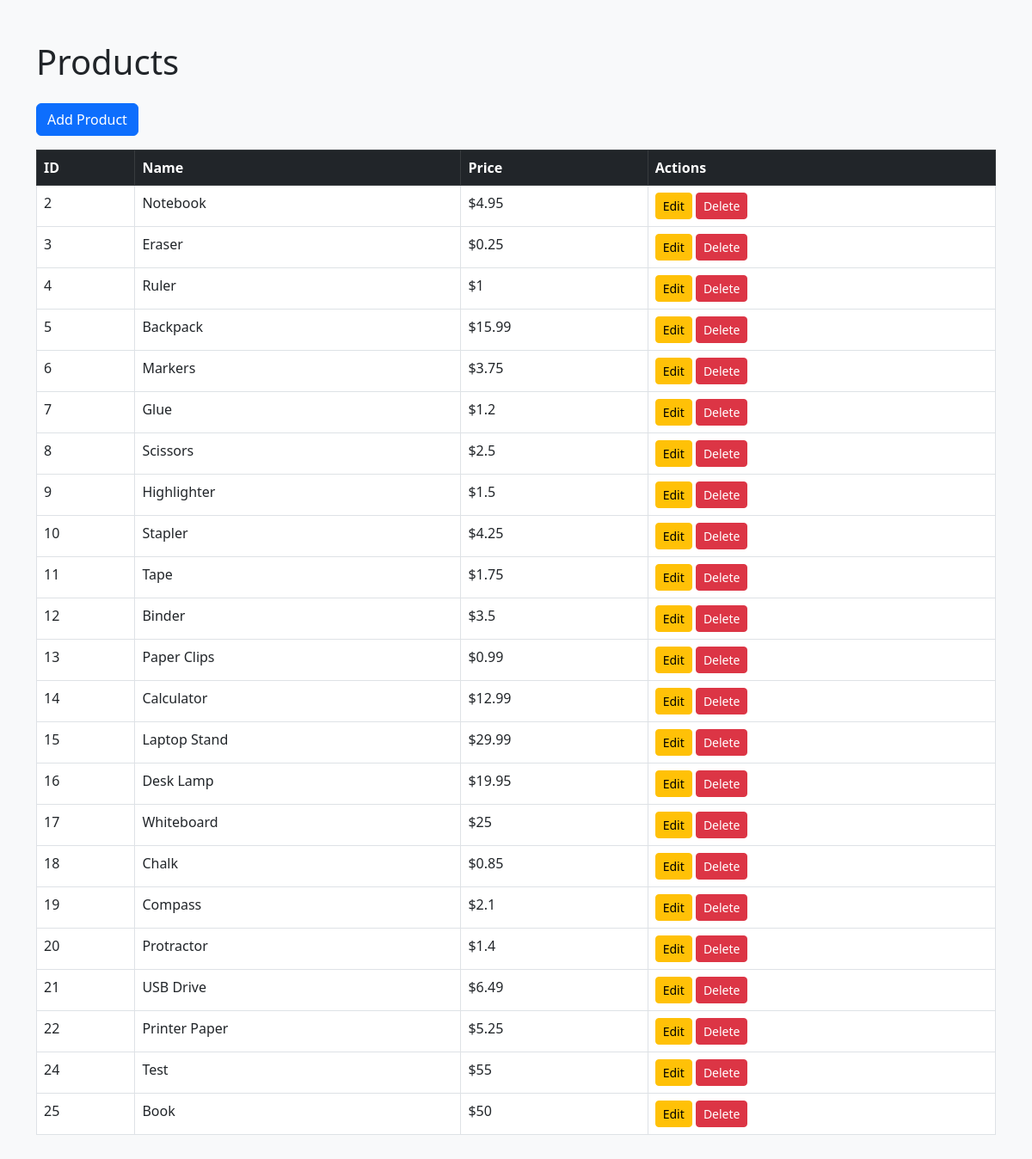
The page / on the database its author committed.
### tables this page shows
CREATE TABLE products (
    id INTEGER PRIMARY KEY AUTOINCREMENT,
    name TEXT NOT NULL,
    price REAL NOT NULL
);

### index.php (the view, shortened to what this page needs)
<?php
include 'db.php';
?>
<!DOCTYPE html>
<html>
<head>
    <link href="https://cdn.jsdelivr.net/npm/bootstrap@5.3.0/dist/css/bootstrap.min.css" rel="stylesheet">
</head>
<body class="bg-light">
<div class="container py-5">
    <h1 class="mb-4">Products</h1>
    <a href="create.php" class="btn btn-primary mb-3">Add Product</a>
    <table class="table table-bordered table-hover bg-white">
        <thead class="table-dark">
        <tr><th>ID</th><th>Name</th><th>Price</th><th>Actions</th></tr>
        </thead>
        <tbody>
        <?php
        $stmt = $pdo->query("SELECT * FROM products");
        while ($row = $stmt->fetch(PDO::FETCH_ASSOC)) {
            echo "<tr>
                    <td>{$row['id']}</td>
                    <td>{$row['name']}</td>
                    <td>\${$row['price']}</td>
                    <td>
                        <a href='edit.php?id={$row['id']}' class='btn btn-sm btn-warning'>Edit</a>
                        <a href='delete.php?id={$row['id']}' class='btn btn-sm btn-danger' onclick='return confirm(\"Are you sure?\")'>Delete</a>
                    </td>
                  </tr>";
        }
        ?>
        </tbody>
    </table>
</div>
</body>
</html>

### rows shown on the page
products: id "2", name "Notebook", price "4.95"
products: id "3", name "Eraser", price "0.25"
products: id "4", name "Ruler", price "1"
products: id "5", name "Backpack", price "15.99"
products: id "6", name "Markers", price "3.75"
products: id "7", name "Glue", price "1.2"
products: id "8", name "Scissors", price "2.5"
products: id "9", name "Highlighter", price "1.5"
products: id "10", name "Stapler", price "4.25"
products: id "11", name "Tape", price "1.75"
products: id "12", name "Binder", price "3.5"
products: id "13", name "Paper Clips", price "0.99"
products: id "14", name "Calculator", price "12.99"
products: id "15", name "Laptop Stand", price "29.99"
products: id "16", name "Desk Lamp", price "19.95"
products: id "17", name "Whiteboard", price "25"
products: id "18", name "Chalk", price "0.85"
products: id "19", name "Compass", price "2.1"
products: id "20", name "Protractor", price "1.4"
products: id "21", name "USB Drive", price "6.49"
products: id "22", name "Printer Paper", price "5.25"
products: id "24", name "Test", price "55"
products: id "25", name "Book", price "50"
